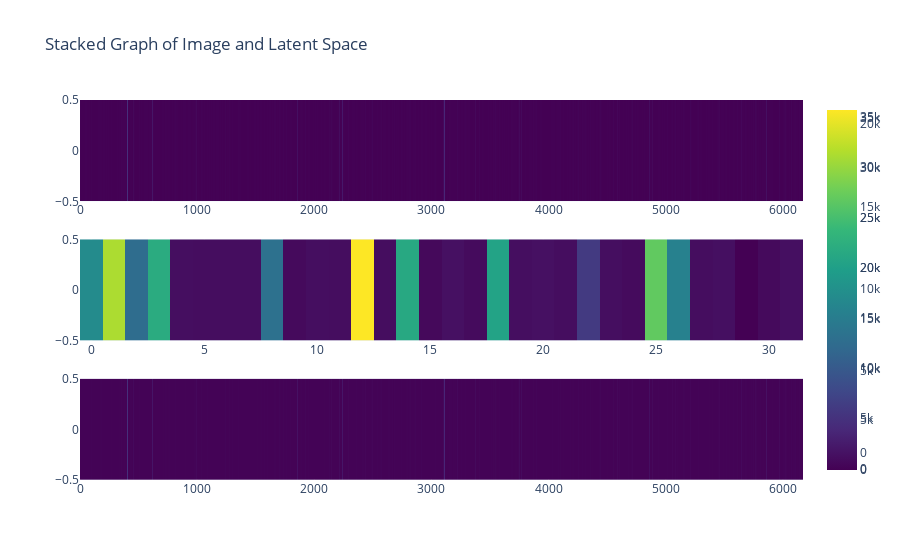

Notebook code cell kept with this figure:
### Code cell
e_ = e[0].reshape(1, -1) 
z_ = z[0].reshape(1, -1) 
decoded_ = decoded[0].reshape(1, -1) 



# Create subplot grid with vertical stacking
fig = sp.make_subplots(rows=3, cols=1, shared_xaxes=False, vertical_spacing=0.1)

# Add the original image as a heatmap-like plot
heatmap_trace1 = go.Heatmap(z=e_, colorscale='viridis')
fig.add_trace(heatmap_trace1, row=1, col=1)

# Add the latent representation as a heatmap-like plot
heatmap_trace2 = go.Heatmap(z=z_, colorscale='viridis')
fig.add_trace(heatmap_trace2, row=2, col=1)

# Add the decoded image as a heatmap-like plot
heatmap_trace3 = go.Heatmap(z=decoded_, colorscale='viridis')
fig.add_trace(heatmap_trace3, row=3, col=1)

# Update layout
fig.update_layout(title='Stacked Graph of Image and Latent Space', showlegend=False)

# Update x-axis labels
#fig.update_xaxes(title_text='genes (normalized)', row=1, col=1)
#fig.update_xaxes(title_text='latent representation', row=2, col=1)
#fig.update_xaxes(title_text='genes (normalized)', row=3, col=1)

# Update y-axis labels
#fig.update_yaxes(title_text='timestamps', row=1, col=1)
#fig.update_yaxes(title_text='latent representation', row=2, col=1)
#fig.update_yaxes(title_text='timestamps', row=3, col=1)

fig.show()

### Figure 1 — Plotly figure (JSON) as saved in the notebook; plotly's stock layout.template omitted (floating-point values rounded to 4 significant figures; data arrays with more than 128 entries replaced by an {"elided": "..."} marker saying what was removed)
{"data": [{"colorscale": [[0, "#440154"], [0.1111, "#482878"], [0.2222, "#3e4989"], [0.3333, "#31688e"], [0.4444, "#26828e"], [0.5556, "#1f9e89"], [0.6667, "#35b779"], [0.7778, "#6ece58"], [0.8889, "#b5de2b"], [1, "#fde725"]], "type": "heatmap", "xaxis": "x", "yaxis": "y", "z": {"elided": "1x6172 float values"}}, {"colorscale": [[0, "#440154"], [0.1111, "#482878"], [0.2222, "#3e4989"], [0.3333, "#31688e"], [0.4444, "#26828e"], [0.5556, "#1f9e89"], [0.6667, "#35b779"], [0.7778, "#6ece58"], [0.8889, "#b5de2b"], [1, "#fde725"]], "type": "heatmap", "xaxis": "x2", "yaxis": "y2", "z": [[9478.0, 18130.0, 6727.0, 12430.0, -236.3, -306.1, -282.6, -281.8, 7059.0, -473.5, -241.3, -313.6, 20860.0, -269.0, 12140.0, -555.2, -95.52, -436.9, 11580.0, -247.6, -114.2, -312.5, 2698.0, -239.9, -439.5, 15440.0, 8574.0, -286.0, -199.5, -1047.0, -473.2, -159.2]]}, {"colorscale": [[0, "#440154"], [0.1111, "#482878"], [0.2222, "#3e4989"], [0.3333, "#31688e"], [0.4444, "#26828e"], [0.5556, "#1f9e89"], [0.6667, "#35b779"], [0.7778, "#6ece58"], [0.8889, "#b5de2b"], [1, "#fde725"]], "type": "heatmap", "xaxis": "x3", "yaxis": "y3", "z": {"elided": "1x6172 float values"}}], "layout": {"showlegend": false, "title": {"text": "Stacked Graph of Image and Latent Space"}, "xaxis": {"anchor": "y", "domain": [0, 1]}, "xaxis2": {"anchor": "y2", "domain": [0, 1]}, "xaxis3": {"anchor": "y3", "domain": [0, 1]}, "yaxis": {"anchor": "x", "domain": [0.7333, 1]}, "yaxis2": {"anchor": "x2", "domain": [0.3667, 0.6333]}, "yaxis3": {"anchor": "x3", "domain": [0, 0.2667]}}}
